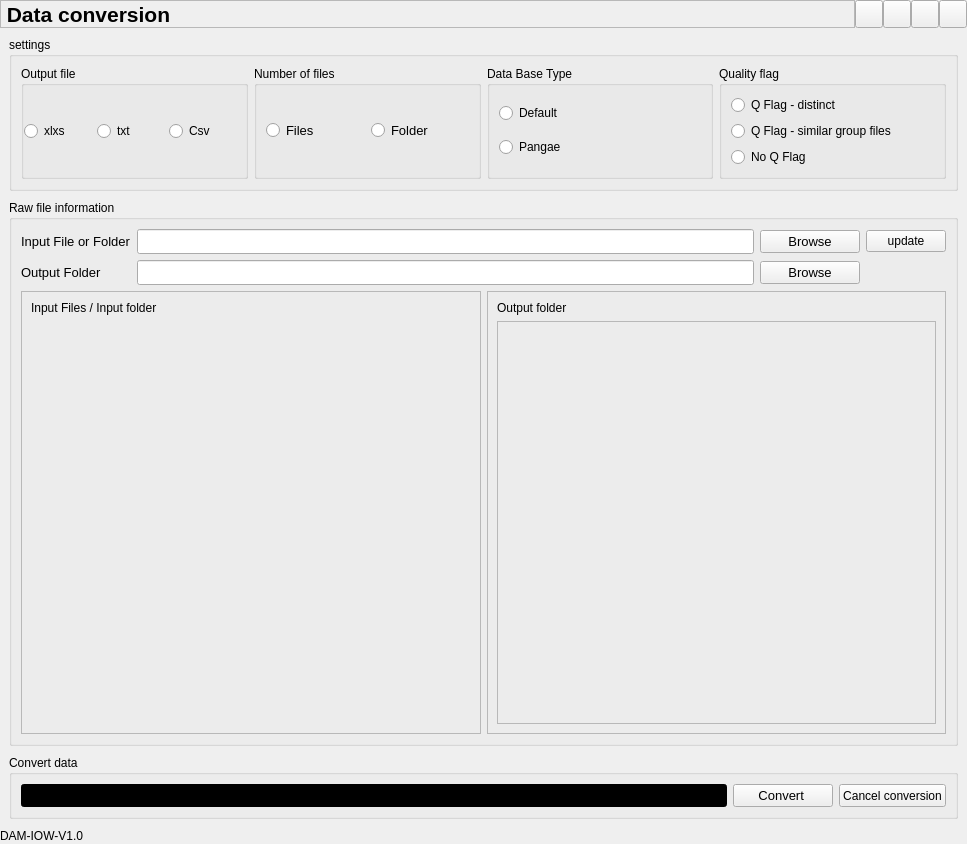
<?xml version="1.0" encoding="UTF-8"?>
<ui version="4.0">
 <class>Form</class>
 <widget class="QWidget" name="Form">
  <property name="geometry">
   <rect>
    <x>0</x>
    <y>0</y>
    <width>967</width>
    <height>844</height>
   </rect>
  </property>
  <property name="windowTitle">
   <string>Form</string>
  </property>
  <layout class="QVBoxLayout" name="verticalLayout_3">
   <property name="spacing">
    <number>0</number>
   </property>
   <property name="leftMargin">
    <number>0</number>
   </property>
   <property name="topMargin">
    <number>0</number>
   </property>
   <property name="rightMargin">
    <number>0</number>
   </property>
   <property name="bottomMargin">
    <number>0</number>
   </property>
   <item>
    <layout class="QHBoxLayout" name="horizontalLayout_4">
     <item>
      <widget class="QFrame" name="frame">
       <property name="frameShape">
        <enum>QFrame::StyledPanel</enum>
       </property>
       <property name="frameShadow">
        <enum>QFrame::Raised</enum>
       </property>
       <layout class="QVBoxLayout" name="verticalLayout_7">
        <property name="spacing">
         <number>0</number>
        </property>
        <property name="leftMargin">
         <number>0</number>
        </property>
        <property name="topMargin">
         <number>0</number>
        </property>
        <property name="rightMargin">
         <number>0</number>
        </property>
        <property name="bottomMargin">
         <number>0</number>
        </property>
        <item>
         <widget class="QLabel" name="label">
          <property name="sizePolicy">
           <sizepolicy hsizetype="Expanding" vsizetype="Preferred">
            <horstretch>0</horstretch>
            <verstretch>0</verstretch>
           </sizepolicy>
          </property>
          <property name="font">
           <font>
            <pointsize>16</pointsize>
            <weight>75</weight>
            <bold>true</bold>
           </font>
          </property>
          <property name="text">
           <string> Data conversion</string>
          </property>
         </widget>
        </item>
       </layout>
      </widget>
     </item>
     <item>
      <layout class="QHBoxLayout" name="horizontalLayout_3">
       <property name="spacing">
        <number>0</number>
       </property>
       <item>
        <widget class="QPushButton" name="data_conversion_settings">
         <property name="minimumSize">
          <size>
           <width>28</width>
           <height>28</height>
          </size>
         </property>
         <property name="maximumSize">
          <size>
           <width>28</width>
           <height>28</height>
          </size>
         </property>
         <property name="text">
          <string/>
         </property>
         <property name="icon">
          <iconset resource="../../../DAM_github/ui/icons.qrc">
           <normaloff>:/images/images/icon_settings.png</normaloff>:/images/images/icon_settings.png</iconset>
         </property>
        </widget>
       </item>
       <item>
        <widget class="QPushButton" name="data_conversion_min">
         <property name="minimumSize">
          <size>
           <width>28</width>
           <height>28</height>
          </size>
         </property>
         <property name="maximumSize">
          <size>
           <width>28</width>
           <height>28</height>
          </size>
         </property>
         <property name="text">
          <string/>
         </property>
         <property name="icon">
          <iconset resource="../../../DAM_github/ui/icons.qrc">
           <normaloff>:/images/images/icon_minimize.png</normaloff>:/images/images/icon_minimize.png</iconset>
         </property>
        </widget>
       </item>
       <item>
        <widget class="QPushButton" name="data_conversion_max">
         <property name="sizePolicy">
          <sizepolicy hsizetype="Minimum" vsizetype="Fixed">
           <horstretch>0</horstretch>
           <verstretch>0</verstretch>
          </sizepolicy>
         </property>
         <property name="minimumSize">
          <size>
           <width>28</width>
           <height>28</height>
          </size>
         </property>
         <property name="maximumSize">
          <size>
           <width>28</width>
           <height>28</height>
          </size>
         </property>
         <property name="text">
          <string/>
         </property>
         <property name="icon">
          <iconset resource="../../../DAM_github/ui/icons.qrc">
           <normaloff>:/images/images/icon_maximize.png</normaloff>:/images/images/icon_maximize.png</iconset>
         </property>
        </widget>
       </item>
       <item>
        <widget class="QPushButton" name="data_conversion_close">
         <property name="minimumSize">
          <size>
           <width>28</width>
           <height>28</height>
          </size>
         </property>
         <property name="maximumSize">
          <size>
           <width>28</width>
           <height>28</height>
          </size>
         </property>
         <property name="text">
          <string/>
         </property>
         <property name="icon">
          <iconset resource="../../../DAM_github/ui/icons.qrc">
           <normaloff>:/images/images/icon_close.png</normaloff>:/images/images/icon_close.png</iconset>
         </property>
        </widget>
       </item>
      </layout>
     </item>
    </layout>
   </item>
   <item>
    <layout class="QVBoxLayout" name="verticalLayout">
     <property name="spacing">
      <number>9</number>
     </property>
     <property name="leftMargin">
      <number>9</number>
     </property>
     <property name="topMargin">
      <number>9</number>
     </property>
     <property name="rightMargin">
      <number>9</number>
     </property>
     <property name="bottomMargin">
      <number>9</number>
     </property>
     <item>
      <widget class="QGroupBox" name="groupBox_2">
       <property name="title">
        <string>settings</string>
       </property>
       <layout class="QHBoxLayout" name="horizontalLayout_2">
        <item>
         <widget class="QGroupBox" name="groupBox_7">
          <property name="sizePolicy">
           <sizepolicy hsizetype="Expanding" vsizetype="Preferred">
            <horstretch>0</horstretch>
            <verstretch>0</verstretch>
           </sizepolicy>
          </property>
          <property name="title">
           <string>Output file</string>
          </property>
          <layout class="QHBoxLayout" name="horizontalLayout_6">
           <property name="spacing">
            <number>6</number>
           </property>
           <property name="leftMargin">
            <number>0</number>
           </property>
           <item>
            <widget class="QRadioButton" name="xlxs_rb">
             <property name="text">
              <string>xlxs</string>
             </property>
            </widget>
           </item>
           <item>
            <widget class="QRadioButton" name="txt_rb">
             <property name="text">
              <string>txt</string>
             </property>
            </widget>
           </item>
           <item>
            <widget class="QRadioButton" name="csv_rb">
             <property name="text">
              <string>Csv</string>
             </property>
            </widget>
           </item>
          </layout>
         </widget>
        </item>
        <item>
         <widget class="QGroupBox" name="groupBox_9">
          <property name="sizePolicy">
           <sizepolicy hsizetype="Expanding" vsizetype="Preferred">
            <horstretch>0</horstretch>
            <verstretch>0</verstretch>
           </sizepolicy>
          </property>
          <property name="title">
           <string>Number of files</string>
          </property>
          <layout class="QGridLayout" name="gridLayout_12">
           <item row="0" column="1" alignment="Qt::AlignLeft">
            <widget class="QRadioButton" name="DC_MultiRB">
             <property name="sizePolicy">
              <sizepolicy hsizetype="Maximum" vsizetype="Fixed">
               <horstretch>0</horstretch>
               <verstretch>0</verstretch>
              </sizepolicy>
             </property>
             <property name="minimumSize">
              <size>
               <width>0</width>
               <height>25</height>
              </size>
             </property>
             <property name="maximumSize">
              <size>
               <width>150</width>
               <height>16777215</height>
              </size>
             </property>
             <property name="font">
              <font>
               <family>Segoe UI</family>
               <pointsize>10</pointsize>
               <weight>50</weight>
               <italic>false</italic>
               <bold>false</bold>
              </font>
             </property>
             <property name="text">
              <string>Folder</string>
             </property>
            </widget>
           </item>
           <item row="0" column="0" alignment="Qt::AlignLeft">
            <widget class="QRadioButton" name="DC_SingleRB">
             <property name="minimumSize">
              <size>
               <width>0</width>
               <height>0</height>
              </size>
             </property>
             <property name="font">
              <font>
               <family>Segoe UI</family>
               <pointsize>10</pointsize>
               <weight>50</weight>
               <italic>false</italic>
               <bold>false</bold>
              </font>
             </property>
             <property name="text">
              <string>Files</string>
             </property>
            </widget>
           </item>
          </layout>
         </widget>
        </item>
        <item>
         <widget class="QGroupBox" name="groupBox_6">
          <property name="sizePolicy">
           <sizepolicy hsizetype="Expanding" vsizetype="Preferred">
            <horstretch>0</horstretch>
            <verstretch>0</verstretch>
           </sizepolicy>
          </property>
          <property name="title">
           <string>Data Base Type</string>
          </property>
          <layout class="QVBoxLayout" name="verticalLayout_5">
           <item>
            <widget class="QRadioButton" name="default_rb">
             <property name="text">
              <string>Default</string>
             </property>
            </widget>
           </item>
           <item>
            <widget class="QRadioButton" name="pangaerb">
             <property name="text">
              <string>Pangae</string>
             </property>
            </widget>
           </item>
          </layout>
         </widget>
        </item>
        <item>
         <widget class="QGroupBox" name="groupBox_11">
          <property name="sizePolicy">
           <sizepolicy hsizetype="Expanding" vsizetype="Preferred">
            <horstretch>0</horstretch>
            <verstretch>0</verstretch>
           </sizepolicy>
          </property>
          <property name="title">
           <string>Quality flag</string>
          </property>
          <layout class="QVBoxLayout" name="verticalLayout_49">
           <item>
            <widget class="QRadioButton" name="QFlaga_checkBox">
             <property name="text">
              <string>Q Flag - distinct</string>
             </property>
            </widget>
           </item>
           <item>
            <widget class="QRadioButton" name="QFlag_batch_of_file">
             <property name="text">
              <string>Q Flag - similar group files </string>
             </property>
            </widget>
           </item>
           <item>
            <widget class="QRadioButton" name="QFlag_No">
             <property name="text">
              <string>No Q Flag</string>
             </property>
            </widget>
           </item>
          </layout>
         </widget>
        </item>
       </layout>
      </widget>
     </item>
     <item>
      <widget class="QGroupBox" name="groupBox_8">
       <property name="sizePolicy">
        <sizepolicy hsizetype="Preferred" vsizetype="Expanding">
         <horstretch>0</horstretch>
         <verstretch>0</verstretch>
        </sizepolicy>
       </property>
       <property name="title">
        <string>Raw file information</string>
       </property>
       <layout class="QVBoxLayout" name="verticalLayout_6">
        <property name="sizeConstraint">
         <enum>QLayout::SetDefaultConstraint</enum>
        </property>
        <property name="leftMargin">
         <number>9</number>
        </property>
        <item>
         <layout class="QGridLayout" name="gridLayout">
          <property name="leftMargin">
           <number>0</number>
          </property>
          <item row="0" column="0">
           <widget class="QLabel" name="label_DC_InputLB">
            <property name="minimumSize">
             <size>
              <width>75</width>
              <height>25</height>
             </size>
            </property>
            <property name="font">
             <font>
              <family>Segoe UI</family>
              <pointsize>10</pointsize>
              <weight>50</weight>
              <italic>false</italic>
              <bold>false</bold>
             </font>
            </property>
            <property name="text">
             <string>Input File or Folder</string>
            </property>
           </widget>
          </item>
          <item row="0" column="1">
           <widget class="QLineEdit" name="DC_InputLE">
            <property name="minimumSize">
             <size>
              <width>250</width>
              <height>25</height>
             </size>
            </property>
            <property name="styleSheet">
             <string notr="true"/>
            </property>
           </widget>
          </item>
          <item row="0" column="2">
           <widget class="QPushButton" name="DC_InputPB">
            <property name="minimumSize">
             <size>
              <width>100</width>
              <height>0</height>
             </size>
            </property>
            <property name="font">
             <font>
              <family>Segoe UI</family>
              <pointsize>10</pointsize>
              <weight>50</weight>
              <italic>false</italic>
              <bold>false</bold>
             </font>
            </property>
            <property name="text">
             <string>Browse</string>
            </property>
           </widget>
          </item>
          <item row="0" column="3">
           <widget class="QPushButton" name="update_file">
            <property name="text">
             <string>update</string>
            </property>
           </widget>
          </item>
          <item row="1" column="0">
           <widget class="QLabel" name="DC_OutPutLB">
            <property name="minimumSize">
             <size>
              <width>85</width>
              <height>25</height>
             </size>
            </property>
            <property name="font">
             <font>
              <family>Segoe UI</family>
              <pointsize>10</pointsize>
              <weight>50</weight>
              <italic>false</italic>
              <bold>false</bold>
             </font>
            </property>
            <property name="text">
             <string>Output Folder</string>
            </property>
           </widget>
          </item>
          <item row="1" column="1">
           <widget class="QLineEdit" name="DC_OutputLE">
            <property name="minimumSize">
             <size>
              <width>0</width>
              <height>25</height>
             </size>
            </property>
            <property name="styleSheet">
             <string notr="true"/>
            </property>
           </widget>
          </item>
          <item row="1" column="2">
           <widget class="QPushButton" name="DC_OutputPB">
            <property name="minimumSize">
             <size>
              <width>100</width>
              <height>0</height>
             </size>
            </property>
            <property name="maximumSize">
             <size>
              <width>100</width>
              <height>16777215</height>
             </size>
            </property>
            <property name="font">
             <font>
              <family>Segoe UI</family>
              <pointsize>10</pointsize>
              <weight>50</weight>
              <italic>false</italic>
              <bold>false</bold>
             </font>
            </property>
            <property name="styleSheet">
             <string notr="true"/>
            </property>
            <property name="text">
             <string>Browse</string>
            </property>
           </widget>
          </item>
         </layout>
        </item>
        <item>
         <layout class="QHBoxLayout" name="horizontalLayout_5">
          <property name="spacing">
           <number>6</number>
          </property>
          <item>
           <widget class="QFrame" name="frame_25">
            <property name="frameShape">
             <enum>QFrame::StyledPanel</enum>
            </property>
            <property name="frameShadow">
             <enum>QFrame::Raised</enum>
            </property>
            <layout class="QVBoxLayout" name="verticalLayout_46">
             <item alignment="Qt::AlignTop">
              <widget class="QLabel" name="label_5">
               <property name="text">
                <string>Input Files / Input folder</string>
               </property>
              </widget>
             </item>
             <item>
              <widget class="QFrame" name="frame_30">
               <property name="maximumSize">
                <size>
                 <width>0</width>
                 <height>16777215</height>
                </size>
               </property>
               <property name="frameShape">
                <enum>QFrame::StyledPanel</enum>
               </property>
               <property name="frameShadow">
                <enum>QFrame::Raised</enum>
               </property>
              </widget>
             </item>
             <item>
              <widget class="QFrame" name="frame_28">
               <property name="maximumSize">
                <size>
                 <width>0</width>
                 <height>16777215</height>
                </size>
               </property>
               <property name="frameShape">
                <enum>QFrame::StyledPanel</enum>
               </property>
               <property name="frameShadow">
                <enum>QFrame::Raised</enum>
               </property>
              </widget>
             </item>
            </layout>
           </widget>
          </item>
          <item>
           <widget class="QFrame" name="frame_26">
            <property name="frameShape">
             <enum>QFrame::StyledPanel</enum>
            </property>
            <property name="frameShadow">
             <enum>QFrame::Raised</enum>
            </property>
            <layout class="QVBoxLayout" name="verticalLayout_4">
             <item>
              <widget class="QLabel" name="label_6">
               <property name="text">
                <string>Output folder</string>
               </property>
              </widget>
             </item>
             <item>
              <widget class="QFrame" name="frame_29">
               <property name="sizePolicy">
                <sizepolicy hsizetype="Preferred" vsizetype="Expanding">
                 <horstretch>0</horstretch>
                 <verstretch>0</verstretch>
                </sizepolicy>
               </property>
               <property name="frameShape">
                <enum>QFrame::StyledPanel</enum>
               </property>
               <property name="frameShadow">
                <enum>QFrame::Raised</enum>
               </property>
              </widget>
             </item>
            </layout>
           </widget>
          </item>
         </layout>
        </item>
       </layout>
      </widget>
     </item>
     <item>
      <widget class="QGroupBox" name="groupBox">
       <property name="sizePolicy">
        <sizepolicy hsizetype="MinimumExpanding" vsizetype="Preferred">
         <horstretch>0</horstretch>
         <verstretch>0</verstretch>
        </sizepolicy>
       </property>
       <property name="title">
        <string>Convert data</string>
       </property>
       <layout class="QVBoxLayout" name="verticalLayout_2">
        <item>
         <layout class="QHBoxLayout" name="horizontalLayout"/>
        </item>
        <item>
         <layout class="QHBoxLayout" name="horizontalLayout_7">
          <item>
           <widget class="QProgressBar" name="progressBar">
            <property name="sizePolicy">
             <sizepolicy hsizetype="Expanding" vsizetype="Minimum">
              <horstretch>0</horstretch>
              <verstretch>0</verstretch>
             </sizepolicy>
            </property>
            <property name="minimumSize">
             <size>
              <width>0</width>
              <height>0</height>
             </size>
            </property>
            <property name="maximumSize">
             <size>
              <width>16777215</width>
              <height>16777215</height>
             </size>
            </property>
            <property name="styleSheet">
             <string notr="true">QProgressBar{

  background-color : rgb(0,0,0)
}
QProgressBar::hover
                            {
                             background-color :#0b313e
                             }
</string>
            </property>
            <property name="value">
             <number>0</number>
            </property>
           </widget>
          </item>
          <item>
           <widget class="QPushButton" name="DC_convertData_PB">
            <property name="sizePolicy">
             <sizepolicy hsizetype="Expanding" vsizetype="Preferred">
              <horstretch>0</horstretch>
              <verstretch>0</verstretch>
             </sizepolicy>
            </property>
            <property name="minimumSize">
             <size>
              <width>0</width>
              <height>0</height>
             </size>
            </property>
            <property name="maximumSize">
             <size>
              <width>100</width>
              <height>16777215</height>
             </size>
            </property>
            <property name="font">
             <font>
              <family>Segoe UI</family>
              <pointsize>10</pointsize>
              <weight>50</weight>
              <italic>false</italic>
              <bold>false</bold>
             </font>
            </property>
            <property name="styleSheet">
             <string notr="true"/>
            </property>
            <property name="text">
             <string>Convert </string>
            </property>
           </widget>
          </item>
          <item>
           <widget class="QPushButton" name="cancelbtn">
            <property name="sizePolicy">
             <sizepolicy hsizetype="Minimum" vsizetype="Minimum">
              <horstretch>0</horstretch>
              <verstretch>0</verstretch>
             </sizepolicy>
            </property>
            <property name="text">
             <string>Cancel conversion</string>
            </property>
           </widget>
          </item>
         </layout>
        </item>
       </layout>
      </widget>
     </item>
    </layout>
   </item>
   <item>
    <layout class="QHBoxLayout" name="horizontalLayout_9">
     <item>
      <widget class="QLabel" name="label_2">
       <property name="text">
        <string>DAM-IOW-V1.0</string>
       </property>
      </widget>
     </item>
     <item alignment="Qt::AlignRight">
      <widget class="QWidget" name="Qsize_widget" native="true">
       <property name="minimumSize">
        <size>
         <width>16</width>
         <height>16</height>
        </size>
       </property>
       <property name="styleSheet">
        <string notr="true">background-image: url(:/images/images/cil-size-grip.png);</string>
       </property>
      </widget>
     </item>
    </layout>
   </item>
  </layout>
 </widget>
 <resources>
  <include location="../../../DAM_github/ui/icons.qrc"/>
 </resources>
 <connections/>
</ui>
